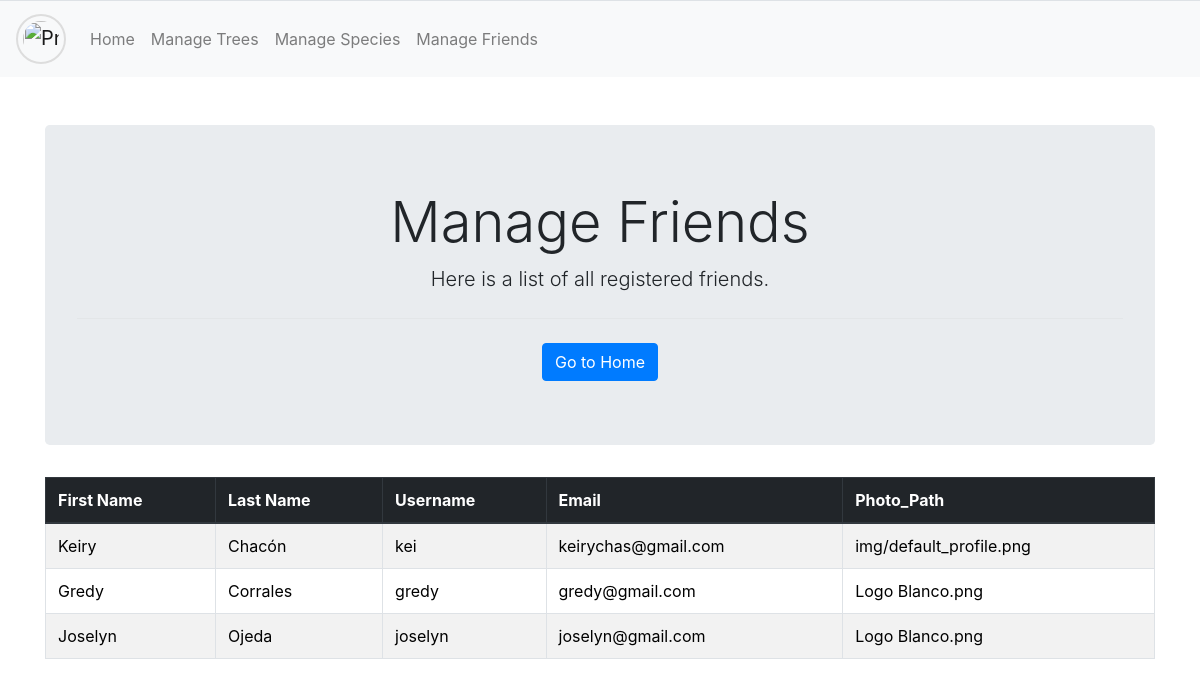
The page /administrator/manage_friends.php on the database as committed earlier.
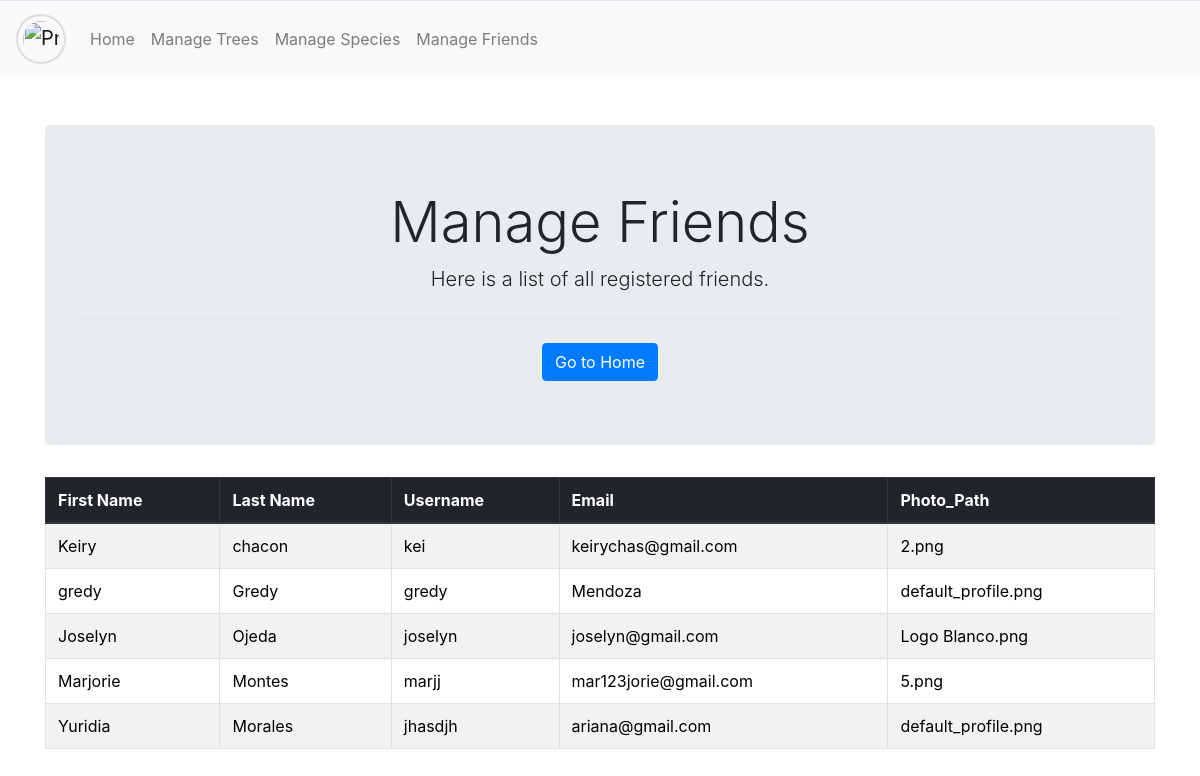
The same page on the database as committed later.
### tables this page shows
CREATE TABLE `users` (
  `Id_User` int(11) NOT NULL,
  `First_Name` varchar(50) NOT NULL,
  `Last_Name1` varchar(50) NOT NULL,
  `Last_Name2` varchar(50) NOT NULL,
  `Username` varchar(20) NOT NULL,
  `Password` varchar(255) NOT NULL,
  `Email` varchar(100) NOT NULL,
  `Phone` varchar(20) DEFAULT NULL,
  `Gender` char(1) DEFAULT NULL,
  `Profile_Pic` varchar(255) DEFAULT NULL,
  `District_Id` int(10) DEFAULT NULL,
  `Created_At` timestamp NOT NULL DEFAULT current_timestamp(),
  `Role_Id` int(2) DEFAULT NULL,
  `StatusU` int(2) DEFAULT 1
);

### utils/administrator/admin_functions.php (called while the page is built, shortened)
<?php
function getConnection(): bool|mysqli {
    $servername = "localhost";
    $username   = "root";
    $password   = "";
    $dbname     = "mytrees";
    try {
        $conn = new mysqli($servername, $username, $password, $dbname, 3306);
        return $conn;
    } catch (Exception $e) {
        echo "Error de conexión: " . $e->getMessage();
        return false;
    }
}
function getUsers(): array {
    $conn = getConnection();
    $users = [];
    if ($conn) {
        $query = "
            SELECT Id_User, First_Name, Last_Name1, Last_Name2, Username,
            Email, Phone, Gender, Profile_Pic, District_Id,
            Created_At, Role_Id, StatusU
            FROM users
            WHERE StatusU = 1 AND Role_Id = 2;
        ";
        $result = mysqli_query($conn, $query);
        if ($result) {
            while ($row = mysqli_fetch_assoc($result)) {
                $users[] = [
                    'Id_User'       => $row['Id_User'],
                    'First_Name'    => $row['First_Name'],
                    'Last_Name1'    => $row['Last_Name1'],
                    'Last_Name2'    => $row['Last_Name2'],
                    'Username'      => $row['Username'],
                    'Email'         => $row['Email'],
                    'Photo_Path'    => $row['Profile_Pic']
                ];
            }
        } else {
            echo "Query error: " . mysqli_error($conn);
        }
    } else {
        echo "Connection error: " . mysqli_connect_error();
    }
    return $users;
}

### administrator/manage_friends.php (the view, shortened to what this page needs)
<?php
  include('../utils/administrator/admin_functions.php');
  $users = getUsers();
?>
<link href="https://cdn.jsdelivr.net/npm/bootstrap@5.3.3/dist/css/bootstrap.min.css" rel="stylesheet">
<link rel="stylesheet" href="../css/styles_manage_specie.css">
<?php require('../inc/header_admin.php')?>
<div class="container mt-5">
    <div class="jumbotron text-center">
      <h1 class="display-4">Manage Friends</h1>
      <p class="lead">Here is a list of all registered friends.</p>
      <hr class="my-4">
      <a href="../administrator/admin.php" class="btn btn-primary">Go to Home</a>
    </div>
    <div class="table-responsive">
      <table class="table table-striped table-bordered">
        <thead class="thead-dark">
            <tr>
                <th>First Name</th>
                <th>Last Name</th>
                <th>Username</th>
                <th>Email</th>
                <th>Photo_Path</th>
            </tr>
        </thead>
        <tbody>
          <?php
              if (!empty($users)) {
                foreach ($users as $user) { ?>
                    <tr>
                        <td><?= $user['First_Name'] ?></td>
                        <td><?= $user['Last_Name1'] ?></td>
                        <td><?= $user['Username'] ?></td>
                        <td><?= $user['Email'] ?></td>
                        <td><?= $user['Photo_Path'] ?></td>
                    </tr>
                <?php }
              }
            ?>
        </tbody>
    </table>
  </div>
</div>

Rows that differ between the two databases and show on the page:
changed users "Keiry": Last_Name1 "Chacón" → "chacon"; Profile_Pic "img/default_profile.png" → "2.png"
changed users "gredy": First_Name "Gredy" → "gredy"; Last_Name1 "Corrales" → "Gredy"; Email "gredy@gmail.com" → "Mendoza"; Profile_Pic "Logo Blanco.png" → "default_profile.png"
added users: First_Name "Marjorie", Last_Name1 "Montes", Username "marjj", Email "mar123jorie@gmail.com", Profile_Pic "5.png"
added users: First_Name "Yuridia", Last_Name1 "Morales", Username "jhasdjh", Email "ariana@gmail.com", Profile_Pic "default_profile.png"
